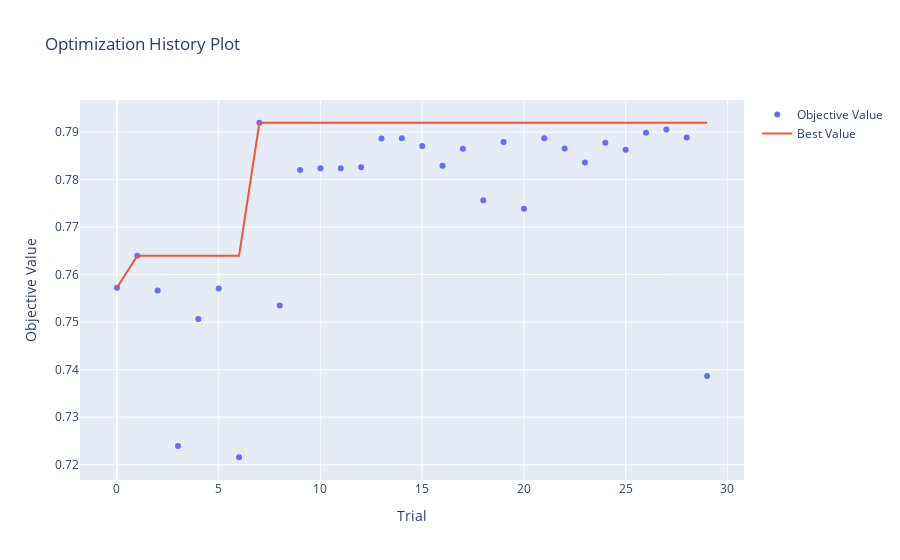

The code cell stored with this chart in its notebook:
### Code cell
optuna.visualization.plot_optimization_history(study)

### Figure 1 — Plotly figure (JSON) as saved in the notebook; plotly's stock layout.template omitted (floating-point values rounded to 4 significant figures)
{"data": [{"mode": "markers", "name": "Objective Value", "type": "scatter", "x": [0, 1, 2, 3, 4, 5, 6, 7, 8, 9, 10, 11, 12, 13, 14, 15, 16, 17, 18, 19, 20, 21, 22, 23, 24, 25, 26, 27, 28, 29], "y": [0.7572, 0.764, 0.7566, 0.7239, 0.7507, 0.7571, 0.7216, 0.792, 0.7535, 0.782, 0.7824, 0.7824, 0.7826, 0.7887, 0.7887, 0.7871, 0.7829, 0.7865, 0.7757, 0.7879, 0.7739, 0.7887, 0.7865, 0.7836, 0.7877, 0.7863, 0.7899, 0.7906, 0.7888, 0.7387]}, {"mode": "lines", "name": "Best Value", "type": "scatter", "x": [0, 1, 2, 3, 4, 5, 6, 7, 8, 9, 10, 11, 12, 13, 14, 15, 16, 17, 18, 19, 20, 21, 22, 23, 24, 25, 26, 27, 28, 29], "y": [0.7572, 0.764, 0.764, 0.764, 0.764, 0.764, 0.764, 0.792, 0.792, 0.792, 0.792, 0.792, 0.792, 0.792, 0.792, 0.792, 0.792, 0.792, 0.792, 0.792, 0.792, 0.792, 0.792, 0.792, 0.792, 0.792, 0.792, 0.792, 0.792, 0.792]}, {"marker": {"color": "#cccccc"}, "mode": "markers", "name": "Infeasible Trial", "showlegend": false, "type": "scatter", "x": [], "y": []}], "layout": {"title": {"text": "Optimization History Plot"}, "xaxis": {"title": {"text": "Trial"}}, "yaxis": {"title": {"text": "Objective Value"}}}}
